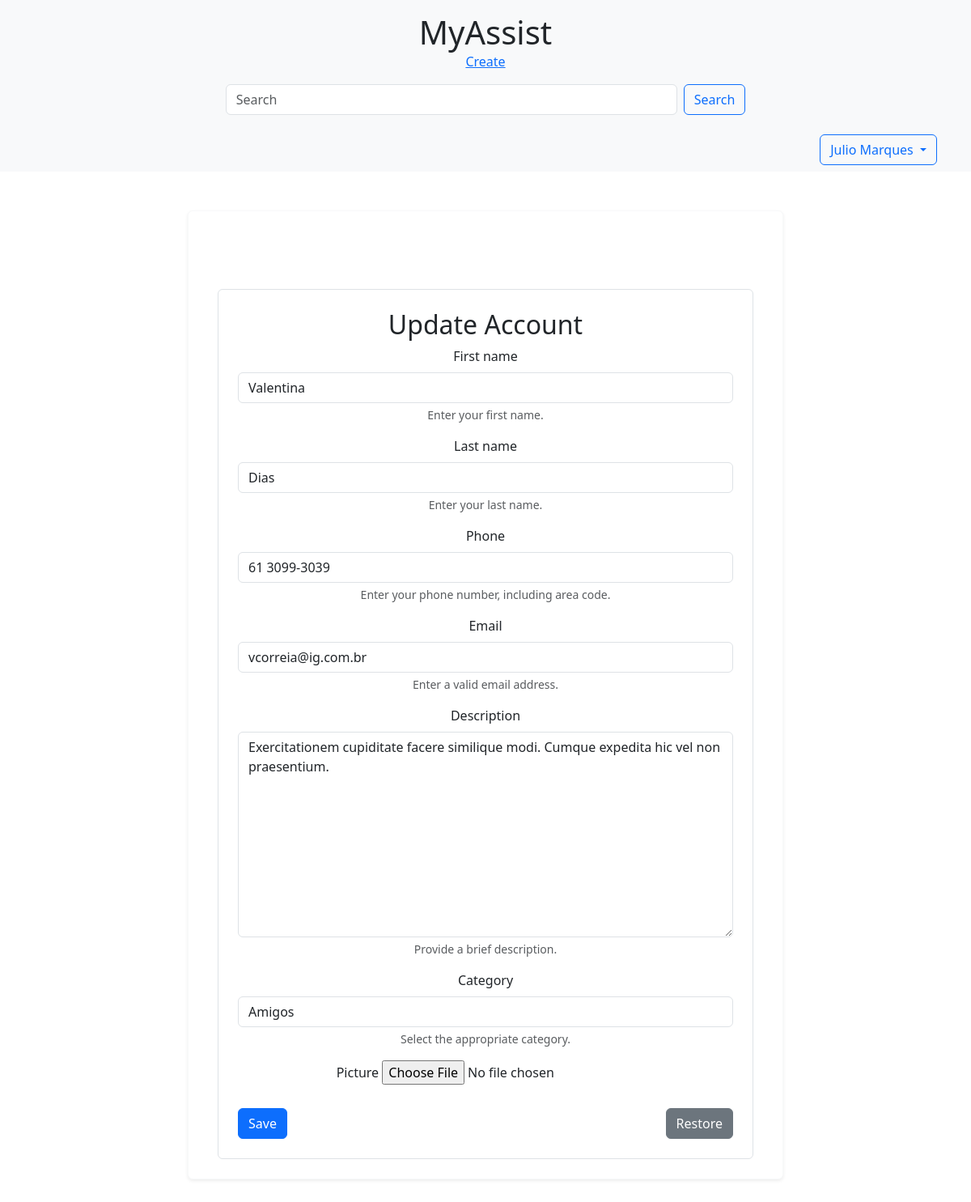
Page /contact/4/update/ (signed in) on the committed database.
### accounts/models.py (models this page shows, shortened)
class User(AbstractBaseUser, PermissionsMixin):
    first_name = models.CharField(_("first name"), max_length=150, blank=True)
    email = models.EmailField(_("email address"), unique=True)
    is_staff = models.BooleanField(
        _("staff status"),
        default=False,
        help_text=_(
            "Designates whether the user can log into this admin site."),
    )
    is_active = models.BooleanField(
        _("active"),
        default=True,
        help_text=_(
            "Designates whether this user should be treated as active. "
            "Unselect this instead of deleting accounts."
        ),
    )
    date_joined = models.DateTimeField(_("date joined"), default=timezone.now)
    objects = UserManager()
    EMAIL_FIELD = "email"
    USERNAME_FIELD = "email"
    REQUIRED_FIELDS = []
    class Meta:
        verbose_name = _("user")
        verbose_name_plural = _("users")

class Account(models.Model):
    first_name = models.CharField(max_length=50)
    last_name = models.CharField(max_length=50, blank=True)
    phone = models.CharField(max_length=50)
    email = models.EmailField(max_length=254)
    created_date = models.DateTimeField(default=timezone.now)
    description = models.TextField(blank=True)
    show = models.BooleanField(default=True)
    picture = models.ImageField(blank=True, upload_to='pictures/%Y/%m/')
    category = models.ForeignKey(
        Category, on_delete=models.SET_NULL, blank=True, null=True)
    owner = models.ForeignKey(
        User, on_delete=models.SET_NULL, blank=True, null=True)

### accounts/views.py (the view)
# urls.py: path('contact/<int:contact_id>/update/', update, name='update'),
@login_required
def update(request, contact_id):
    contact = get_object_or_404(Account, pk=contact_id)
    form_action = reverse('update', kwargs={'contact_id': contact_id})
    if request.method == 'POST':
        form = AccountForm(request.POST, request.FILES, instance=contact)
        if form.is_valid():
            form.save()
            return redirect('contact', contact_id=contact.pk)
    else:
        form = AccountForm(instance=contact)
    return render(request, 'accounts/update.html', {'form': form, 'form_action': form_action})

### accounts/models.py (called while the page is built)
    def __str__(self):
        return f'{self.name}'

### accounts/templates/accounts/update.html (shortened to what this page needs)
{% extends 'accounts/base.html' %}
{% block content %}
<div class="container mt-5">
    <div class="form-wrapper mx-auto p-4 border rounded" style="max-width: 700px;">
        <h2 class="text-center mb-7">Update Account</h2>
        <form action="{{ form_action }}" method="POST" enctype="multipart/form-data">
            {% for field in form %}
            <div class="mb-3">
                <label for="{{ field.id_for_label }}" class="form-label">{{ field.label }}</label>
                {{ field }}
                {% if field.help_text %}
                <div class="form-text">{{ field.help_text }}</div>
                {% endif %}
            </div>
            {% endfor %}
            <div class="d-flex justify-content-between mt-4">
                <button class="btn btn-primary" type="submit">Save</button>
                <button class="btn btn-secondary" type="reset">Restore</button>
            </div>
        </form>
    </div>
</div>
{% endblock content %}

### accounts/templates/accounts/base.html (shortened to what this page needs)
{% load static %}
<!DOCTYPE html>
<html lang="en">
<head>
    <link href="{% static 'css/bootstrap.min.css' %}" rel="stylesheet">
</head>
<body>
    {% include 'accounts/header.html' %}
    <nav class="navbar navbar-expand-lg navbar-light bg-light">
        <div class="container">
            <div class="collapse navbar-collapse" id="navbarNav">
                {% if user.is_authenticated %}
                <div class="ms-auto">
                    <div class="dropdown">
                        <button class="btn btn-outline-primary dropdown-toggle" type="button" id="userDropdown"
                            data-bs-toggle="dropdown" aria-expanded="false">
                            {{ user.first_name }}
                        </button>
                    </div>
                </div>
                {% else %}
                <a class="btn btn-outline-primary ms-auto" href="{% url 'login' %}">Log In</a>
                {% endif %}
            </div>
        </div>
    </nav>
    <div class="container py-5">
        <div class="row justify-content-center">
            <div class="col-md-10 col-lg-8">
                <div class="card text-center shadow-sm border-light">
                    <div class="card-body p-4">
                        {% block content %}{% endblock %}
                    </div>
                </div>
            </div>
        </div>
    </div>
</body>
</html>

### rows in the picture
User: first_name "Julio Marques"
Account: form "Valentina" "Dias" "61 3099-3039" "vcorreia@ig.com.br" "Exercitationem cupiditate facere similique modi. Cumque expedita hic vel non praesentium." "Amigos"

### other values in the picture
{{ field.label }} "First name" "Last name" "Phone" "Email" "Description" "Category" "Picture"
{{ field.help_text }} "Enter your first name." "Enter your last name." "Enter your phone number, including area code." "Enter a valid email address." "Provide a brief description." "Select the appropriate category."
